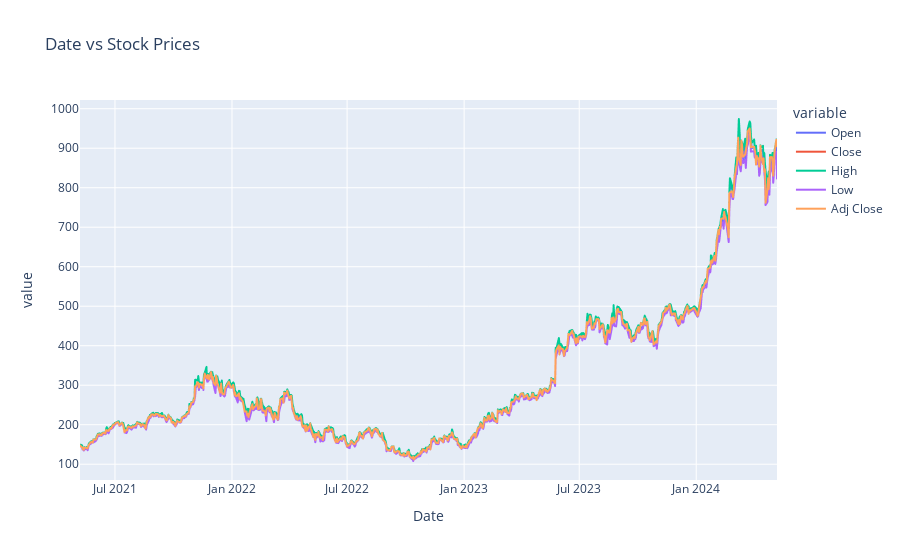

This figure's notebook cell:
### Code cell
fig = px.line(df_nvidia, y=['Open', 'Close', 'High', 'Low', 'Adj Close'], title = 'Date vs Stock Prices')
fig.show()

### Figure 1 — Plotly figure (JSON) as saved in the notebook; plotly's stock layout.template omitted (floating-point values rounded to 4 significant figures; data arrays with more than 128 entries replaced by an {"elided": "..."} marker saying what was removed)
{"data": [{"hovertemplate": "variable=Open<br>Date=%{x}<br>value=%{y}<extra></extra>", "legendgroup": "Open", "line": {"color": "#636efa", "dash": "solid"}, "marker": {"symbol": "circle"}, "mode": "lines", "name": "Open", "showlegend": true, "type": "scattergl", "x": {"elided": "755 str values"}, "xaxis": "x", "y": {"elided": "755 float values"}, "yaxis": "y"}, {"hovertemplate": "variable=Close<br>Date=%{x}<br>value=%{y}<extra></extra>", "legendgroup": "Close", "line": {"color": "#EF553B", "dash": "solid"}, "marker": {"symbol": "circle"}, "mode": "lines", "name": "Close", "showlegend": true, "type": "scattergl", "x": {"elided": "755 str values"}, "xaxis": "x", "y": {"elided": "755 float values"}, "yaxis": "y"}, {"hovertemplate": "variable=High<br>Date=%{x}<br>value=%{y}<extra></extra>", "legendgroup": "High", "line": {"color": "#00cc96", "dash": "solid"}, "marker": {"symbol": "circle"}, "mode": "lines", "name": "High", "showlegend": true, "type": "scattergl", "x": {"elided": "755 str values"}, "xaxis": "x", "y": {"elided": "755 float values"}, "yaxis": "y"}, {"hovertemplate": "variable=Low<br>Date=%{x}<br>value=%{y}<extra></extra>", "legendgroup": "Low", "line": {"color": "#ab63fa", "dash": "solid"}, "marker": {"symbol": "circle"}, "mode": "lines", "name": "Low", "showlegend": true, "type": "scattergl", "x": {"elided": "755 str values"}, "xaxis": "x", "y": {"elided": "755 float values"}, "yaxis": "y"}, {"hovertemplate": "variable=Adj Close<br>Date=%{x}<br>value=%{y}<extra></extra>", "legendgroup": "Adj Close", "line": {"color": "#FFA15A", "dash": "solid"}, "marker": {"symbol": "circle"}, "mode": "lines", "name": "Adj Close", "showlegend": true, "type": "scattergl", "x": {"elided": "755 str values"}, "xaxis": "x", "y": {"elided": "755 float values"}, "yaxis": "y"}], "layout": {"legend": {"title": {"text": "variable"}, "tracegroupgap": 0}, "title": {"text": "Date vs Stock Prices"}, "xaxis": {"anchor": "y", "domain": [0, 1], "title": {"text": "Date"}}, "yaxis": {"anchor": "x", "domain": [0, 1], "title": {"text": "value"}}}}
